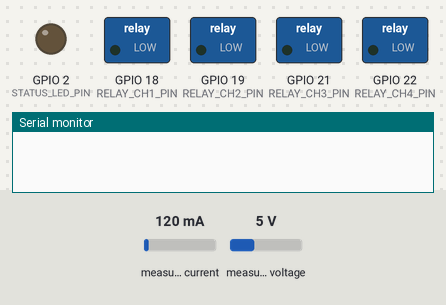
Simulated run of this sketch. Board: ESP32. Shown: switched loads named in the sketch (green lamp = pin HIGH), output pins drawn as LEDs (lit = HIGH), the last lines printed to the serial monitor. The test bench sets the inputs (shaded band); at power-on: measured current 120 mA, measured voltage 5 V. WiFi joins after 1.5 s; servers stay silent unless stated; uploads are accepted with an empty reply.

Above: at 0.0 s.
At 1.1 s:
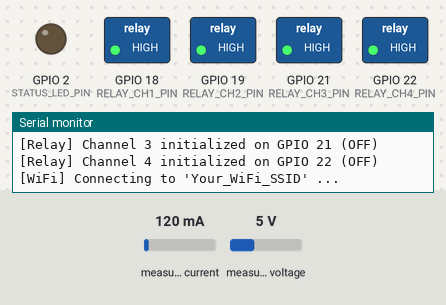
At 2.7 s:
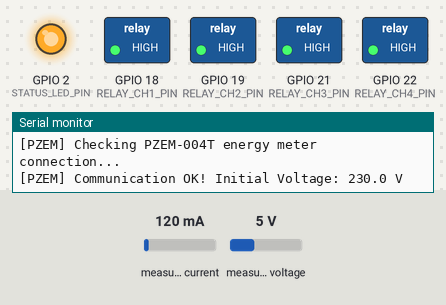
Timing chart, 0 to 4.2 s (numbered marks = the images above):
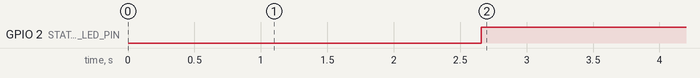

Measured:
- by itself, GPIO 2 (STATUS_LED_PIN): LOW → HIGH at 2.7 s

The sketch:

EnergyEx_ESP32.ino
```cpp
/**
 * EnergyEx - Smart Electricity Monitoring & Prediction System
 * Microcontroller Firmware: ESP32 + PZEM-004T v3.0 + 4-Channel Relay
 *
 * Target Board: ESP32 Dev Module (WROOM-32)
 * Required Libraries:
 *  - PZEM004Tv30 by Mandar (install via Arduino Library Manager)
 *  - ArduinoJson by Benoit Blanchon (v6.x or v7.x)
 *  - WiFi & HTTPClient (built into ESP32 Arduino Core)
 */

#include <WiFi.h>
#include <HTTPClient.h>
#include <ArduinoJson.h>
#include <PZEM004Tv30.h>
#include "config.h"

// Initialize PZEM-004T v3.0 on HardwareSerial 2 (GPIO 16 RX, GPIO 17 TX)
PZEM004Tv30 pzem(Serial2, PZEM_RX_PIN, PZEM_TX_PIN);

// Relay Pin mapping array
const int relayPins[4] = { RELAY_CH1_PIN, RELAY_CH2_PIN, RELAY_CH3_PIN, RELAY_CH4_PIN };
bool relayStates[4] = { false, false, false, false };

unsigned long lastTelemetryTime = 0;
unsigned long lastCommandTime = 0;

void setup() {
    Serial.begin(115200);
    delay(1000);
    Serial.println("\n==============================================");
    Serial.println("  EnergyEx ESP32 IoT Power Node Initializing  ");
    Serial.println("==============================================");

    // 1. Initialize Relay Pins (Default OFF - Active LOW: HIGH = Relay Open/OFF)
    for (int i = 0; i < 4; i++) {
        pinMode(relayPins[i], OUTPUT);
        digitalWrite(relayPins[i], HIGH); // Relays are active LOW
        relayStates[i] = false;
        Serial.printf("[Relay] Channel %d initialized on GPIO %d (OFF)\n", i + 1, relayPins[i]);
    }

    pinMode(STATUS_LED_PIN, OUTPUT);
    digitalWrite(STATUS_LED_PIN, LOW);

    // 2. Connect to Wi-Fi
    connectWiFi();

    // 3. Verify PZEM-004T UART connection
    Serial.println("[PZEM] Checking PZEM-004T energy meter connection...");
    float testV = pzem.voltage();
    if (isnan(testV)) {
        Serial.println("[PZEM] WARNING: PZEM-004T not responding. Check 5V power and RX/TX cross-connection.");
    } else {
        Serial.printf("[PZEM] Communication OK! Initial Voltage: %.1f V\n", testV);
    }
}

void loop() {
    // Maintain Wi-Fi connectivity
    if (WiFi.status() != WL_CONNECTED) {
        digitalWrite(STATUS_LED_PIN, LOW);
        connectWiFi();
    } else {
        digitalWrite(STATUS_LED_PIN, HIGH);
    }

    unsigned long now = millis();

    // 1. Send Telemetry to Spring Boot at defined intervals
    if (now - lastTelemetryTime >= TELEMETRY_INTERVAL_MS) {
        lastTelemetryTime = now;
        sendSensorTelemetry();
    }

    // 2. Poll Backend for Pending Remote Relay Commands
    if (now - lastCommandTime >= COMMAND_POLL_INTERVAL_MS) {
        lastCommandTime = now;
        pollRemoteCommands();
    }

    delay(20);
}

void connectWiFi() {
    Serial.printf("[WiFi] Connecting to '%s' ...\n", WIFI_SSID);
    WiFi.mode(WIFI_STA);
    WiFi.begin(WIFI_SSID, WIFI_PASSWORD);

    int attempts = 0;
    while (WiFi.status() != WL_CONNECTED && attempts < 25) {
        delay(400);
        Serial.print(".");
        attempts++;
    }

    if (WiFi.status() == WL_CONNECTED) {
        Serial.println("\n[WiFi] Connected successfully!");
        Serial.printf("[WiFi] IP Address: %s\n", WiFi.localIP().toString().c_str());
        Serial.printf("[WiFi] RSSI: %d dBm\n", WiFi.RSSI());
    } else {
        Serial.println("\n[WiFi] Connection timeout. Retrying in loop...");
    }
}

void sendSensorTelemetry() {
    if (WiFi.status() != WL_CONNECTED) return;

    // Read electrical parameters from PZEM-004T v3.0
    float voltage   = pzem.voltage();
    float current   = pzem.current();
    float power     = pzem.power();
    float energy    = pzem.energy();
    float frequency = pzem.frequency();
    float pf        = pzem.pf();

    // Handle initial warmup / sensor read retry
    if (isnan(voltage))   voltage = 230.0; // Fallback safe grid value
    if (isnan(current))   current = 0.0;
    if (isnan(power))     power = 0.0;
    if (isnan(energy))    energy = 0.0;
    if (isnan(frequency)) frequency = 50.0;
    if (isnan(pf))        pf = 0.95;

    Serial.printf("[PZEM Telemetry] V: %.1fV | I: %.3fA | P: %.1fW | E: %.3fkWh | F: %.1fHz | PF: %.2f\n",
                  voltage, current, power, energy, frequency, pf);

    // Build JSON Payload
    StaticJsonDocument<1024> doc;
    doc["deviceId"]     = DEVICE_ID;
    doc["authToken"]    = DEVICE_AUTH_TOKEN;
    doc["voltageV"]     = voltage;
    doc["currentA"]     = current;
    doc["powerWatts"]   = power;
    doc["energyKwh"]    = energy;
    doc["frequencyHz"]  = frequency;
    doc["powerFactor"]  = pf;
    doc["isSimulated"]  = false;

    // Add channel breakdown for active relays
    JsonArray channels = doc.createNestedArray("channelReadings");
    for (int i = 0; i < 4; i++) {
        JsonObject ch = channels.createNestedObject();
        ch["channelNumber"] = i + 1;
        ch["isOn"] = relayStates[i];
        ch["currentA"] = relayStates[i] ? (current / max(1, countActiveRelays())) : 0.0;
        ch["powerWatts"] = relayStates[i] ? (power / max(1, countActiveRelays())) : 0.0;
    }

    String jsonPayload;
    serializeJson(doc, jsonPayload);

    // Send HTTP POST to Spring Boot API
    HTTPClient http;
    String url = String(SERVER_HOST) + String(TELEMETRY_ENDPOINT);
    http.begin(url);
    http.addHeader("Content-Type", "application/json");

    int httpCode = http.POST(jsonPayload);
    if (httpCode == HTTP_CODE_OK || httpCode == HTTP_CODE_CREATED) {
        Serial.println("[HTTP] Telemetry successfully ingested by backend.");
    } else {
        Serial.printf("[HTTP] Telemetry POST failed. Code: %d\n", httpCode);
    }
    http.end();
}

void pollRemoteCommands() {
    if (WiFi.status() != WL_CONNECTED) return;

    HTTPClient http;
    String url = String(SERVER_HOST) + String(COMMANDS_ENDPOINT) + "?deviceId=" + String(DEVICE_ID);
    http.begin(url);

    int httpCode = http.GET();
    if (httpCode == HTTP_CODE_OK) {
        String payload = http.getString();
        StaticJsonDocument<2048> doc;
        DeserializationError err = deserializeJson(doc, payload);

        if (!err && doc.is<JsonArray>()) {
            JsonArray commands = doc.as<JsonArray>();
            for (JsonObject cmd : commands) {
                long commandId   = cmd["id"];
                int channel      = cmd["relayChannel"];
                const char* state = cmd["commandState"];

                Serial.printf("[Command] Received Command #%ld -> Relay CH%d: %s\n", commandId, channel, state);
                executeRelaySwitch(channel, state);
                acknowledgeCommand(commandId, "CONFIRMED");
            }
        }
    }
    http.end();
}

void executeRelaySwitch(int channel, const char* state) {
    if (channel < 1 || channel > 4) return;
    int pinIndex = channel - 1;
    bool turnOn = (strcasecmp(state, "ON") == 0);

    // Active-LOW Relay Module: LOW = Relay Closed (ON), HIGH = Relay Open (OFF)
    digitalWrite(relayPins[pinIndex], turnOn ? LOW : HIGH);
    relayStates[pinIndex] = turnOn;

    Serial.printf("[Relay CH%d] Switched to %s (GPIO %d set to %s)\n",
                  channel, turnOn ? "ON" : "OFF", relayPins[pinIndex], turnOn ? "LOW" : "HIGH");
}

void acknowledgeCommand(long commandId, const char* status) {
    HTTPClient http;
    String url = String(SERVER_HOST) + String(ACK_ENDPOINT) + String(commandId) + "/ack";
    http.begin(url);
    http.addHeader("Content-Type", "application/json");

    String ackPayload = "{\"status\":\"" + String(status) + "\"}";
    int code = http.POST(ackPayload);
    Serial.printf("[Ack] Command #%ld acknowledgment sent (Code: %d)\n", commandId, code);
    http.end();
}

int countActiveRelays() {
    int count = 0;
    for (int i = 0; i < 4; i++) {
        if (relayStates[i]) count++;
    }
    return count;
}
```

config.h
```cpp
#ifndef CONFIG_H
#define CONFIG_H

// ==========================================
// 1. Wi-Fi Configuration
// ==========================================
// Enter your home/college Wi-Fi network credentials
#define WIFI_SSID           "Your_WiFi_SSID"
#define WIFI_PASSWORD       "Your_WiFi_Password"

// ==========================================
// 2. Spring Boot Backend Server Configuration
// ==========================================
// Replace with the local IP address of the computer running Spring Boot
// Your computer's current Wi-Fi IP:
#define SERVER_HOST         "http://10.47.247.16:8080"
#define TELEMETRY_ENDPOINT  "/api/v1/iot/telemetry"
#define COMMANDS_ENDPOINT   "/api/v1/iot/commands"
#define ACK_ENDPOINT        "/api/v1/iot/commands/"

// Secure Device Authentication Token (must match application.yml)
#define DEVICE_ID           "ESP32_ENERGYEX_01"
#define DEVICE_AUTH_TOKEN   "ENERGYEX_IOT_SECURE_TOKEN_2026"

// ==========================================
// 3. Hardware Pin Definitions (ESP32 WROOM-32)
// ==========================================
// PZEM-004T V3.0 UART Serial Pins (HardwareSerial 2)
#define PZEM_RX_PIN         16 // Connects to PZEM-004T TX pin
#define PZEM_TX_PIN         17 // Connects to PZEM-004T RX pin

// 4-Channel Relay Module Control Pins (Active-LOW Optocoupler Trigger)
#define RELAY_CH1_PIN       18 // Appliance 1: Living Room Light
#define RELAY_CH2_PIN       19 // Appliance 2: Ceiling Fan
#define RELAY_CH3_PIN       21 // Appliance 3: Smart TV
#define RELAY_CH4_PIN       22 // Appliance 4: Refrigerator

// Onboard Status LED Pin
#define STATUS_LED_PIN      2

// ==========================================
// 4. Operational Timings (Milliseconds)
// ==========================================
#define TELEMETRY_INTERVAL_MS   3000 // Send sensor readings every 3 seconds
#define COMMAND_POLL_INTERVAL_MS 1500 // Check for remote relay commands every 1.5s
#define WIFI_RECONNECT_INTERVAL 5000

#endif // CONFIG_H
```
